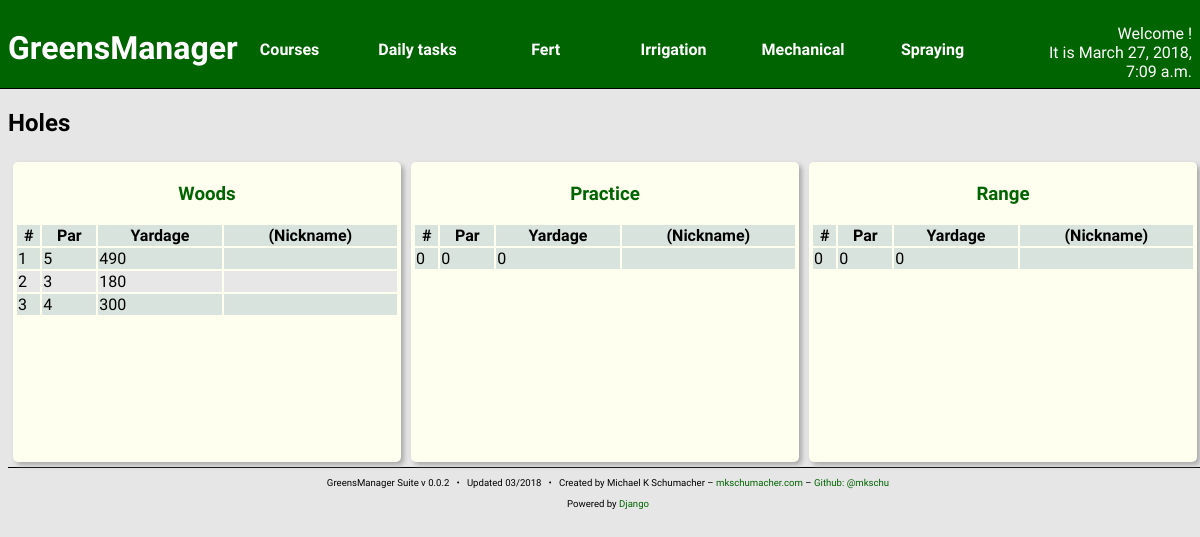
The app's page /courses/holes/ with its own data.
### courses/models.py (models this page shows, shortened)
class Course(models.Model):
    name = models.CharField(max_length=256)
    created_at = models.DateTimeField(auto_now_add=True)
    updated_at = models.DateTimeField(auto_now=True)

class Hole(models.Model):
    number = models.IntegerField()
    nickname = models.CharField(max_length=256,
                                null = True,
                                blank = True)
    par = models.IntegerField(default = 4)
    yardage = models.IntegerField()
    course = models.ForeignKey(Course, related_name='hole')
    created_at = models.DateTimeField(auto_now_add=True)
    updated_at = models.DateTimeField(auto_now=True)

### courses/views.py (the view)
def hole_index(request):
    courses = Course.objects.prefetch_related('hole').all()
    context = {
        'curr_time': curr_time(),
        'courses': courses,
    }
    return render(request, 'courses/hole_index.html', context)

### courses/views.py (called while the page is built)
def curr_time():
    return now()

### courses/templates/courses/hole_index.html
{% include "head.html" %}
<h2>Holes</h2>
{% for c in courses.all %}
	<section class="content-block">
		<h3>
			<a href="{% url 'courses:course_detail' c.pk %}">
				{{ c.name }}
			</a>
		</h3>
		<table>
			<thead>
				<th>#</th>
				<th>Par</th>
				<th>Yardage</th>
				<th>(Nickname)</th>
			</thead>
			{% for h in c.hole.all %}
			<tr>
				<td>{{ h.number }}</td>
				<td>{{ h.par }}</td>
				<td>{{ h.yardage }}</td>
				<td>{{ h.name }}</td>
			</tr>
			{% endfor %}
		</table>
	</section>
{% endfor %}
{% include "foot.html" %}

### greensManager/static/styles/main.css (style rules this page uses)
body { background: #e6e6e6; font-family: 'Quattrocento Sans', sans-serif; width: 100vw; overflow: auto; }
a { text-decoration: none; color: darkgreen; }
.content-block { width: 32%; float: left; border-radius: 5px; margin: 5px; padding: 2px; background: ivory; box-shadow: 3px 3px 5px darkgray; height: 37vh; overflow: hidden; }
.content-block h3 { text-align: center; }
.content-block table { width: 100%; }
.content-block tr:nth-child(odd) { background: #d9e3de; }
.content-block tr:nth-child(even) { background: #e7e7e7; }

### records on screen
Course: name "Woods"
Hole: number "1", par "5", yardage "490"
Hole: number "2", par "3", yardage "180"
Hole: number "3", par "4", yardage "300"
Course: name "Practice"
Hole: number "0", par "0", yardage "0"
Course: name "Range"
Hole: number "0", par "0", yardage "0"

### other values on screen
{{ curr_time }} "March 27, 2018, 7:09 a.m."
